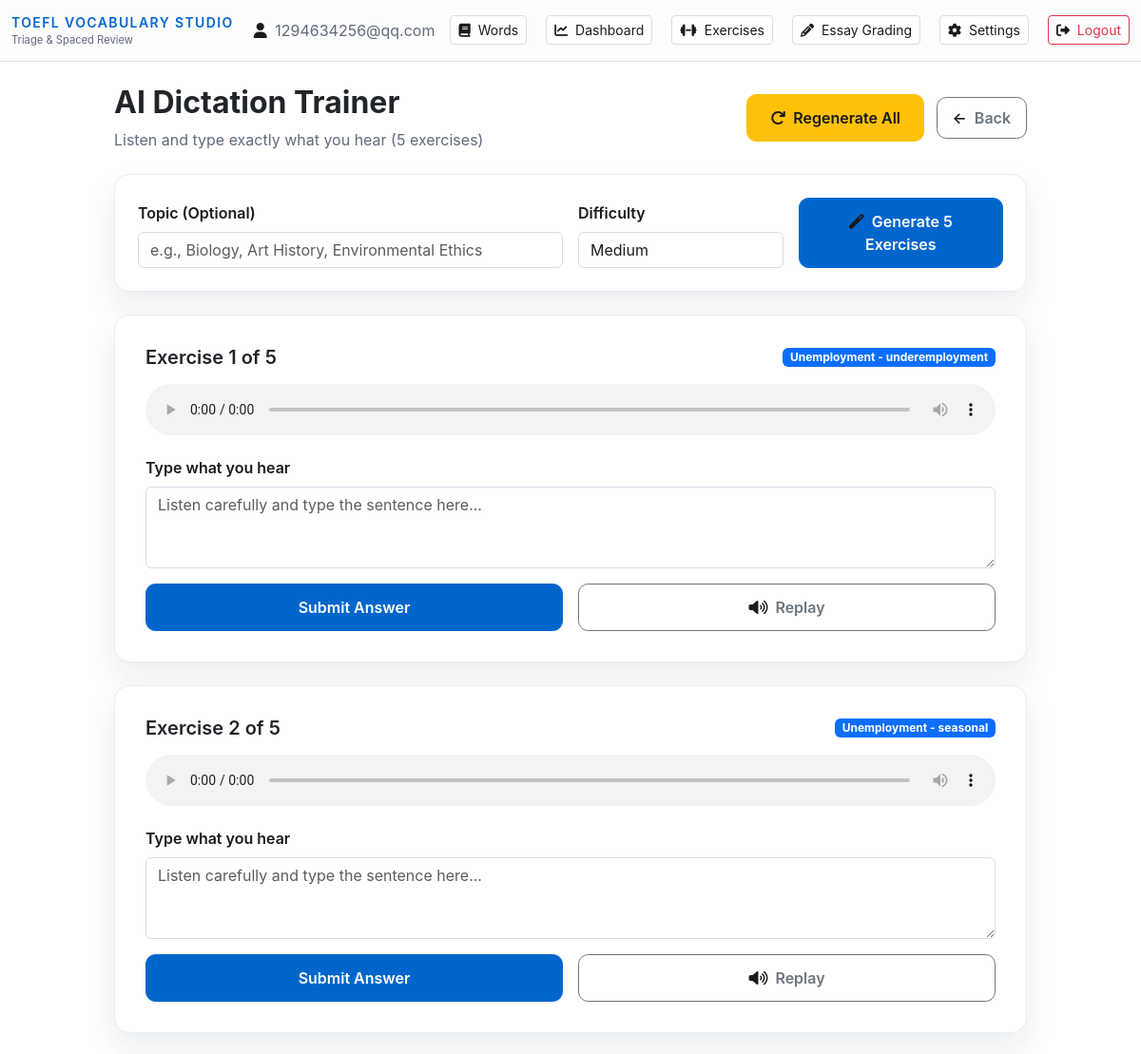
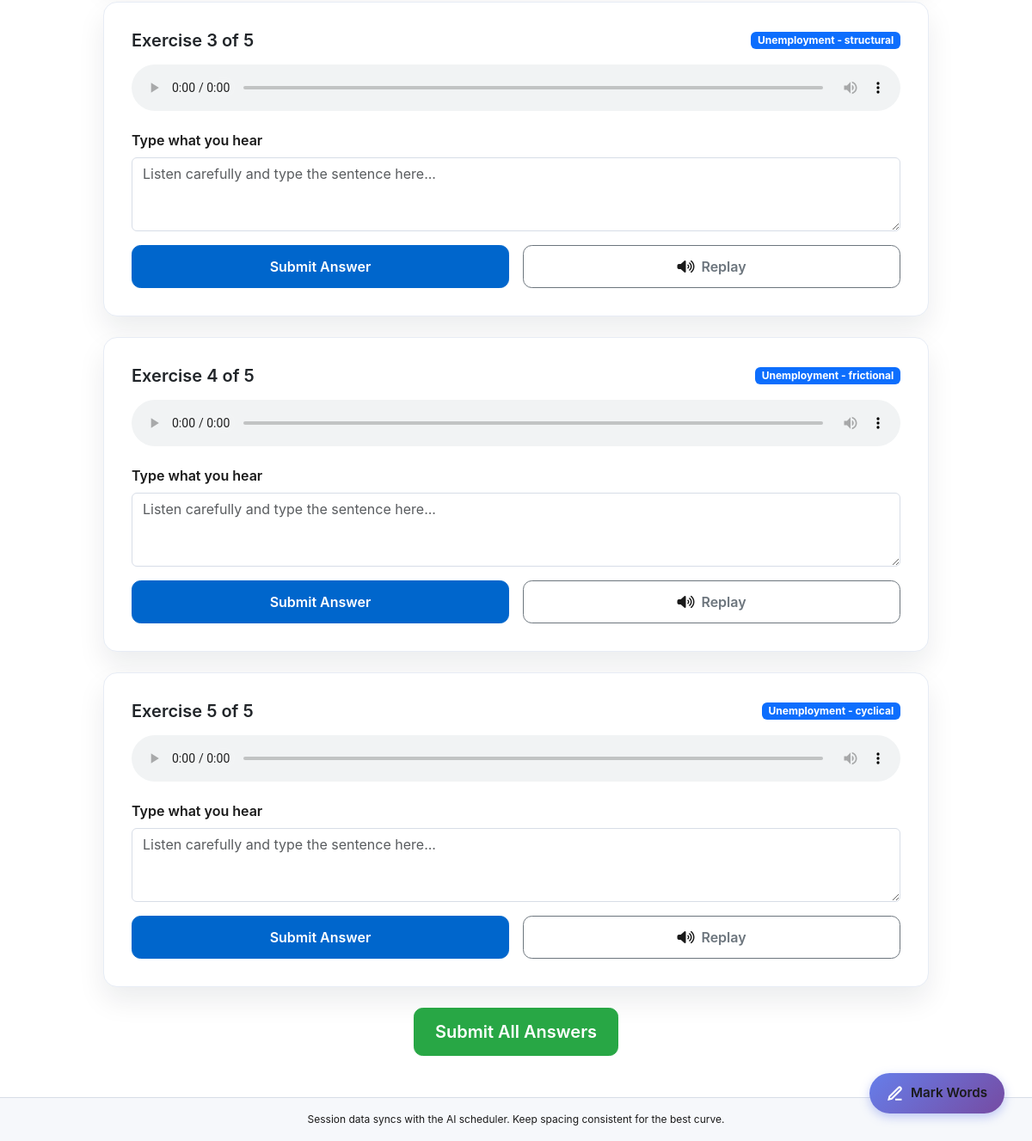
Before: /listening/dictation (signed in) with the older database file (2 pictures, top to bottom).
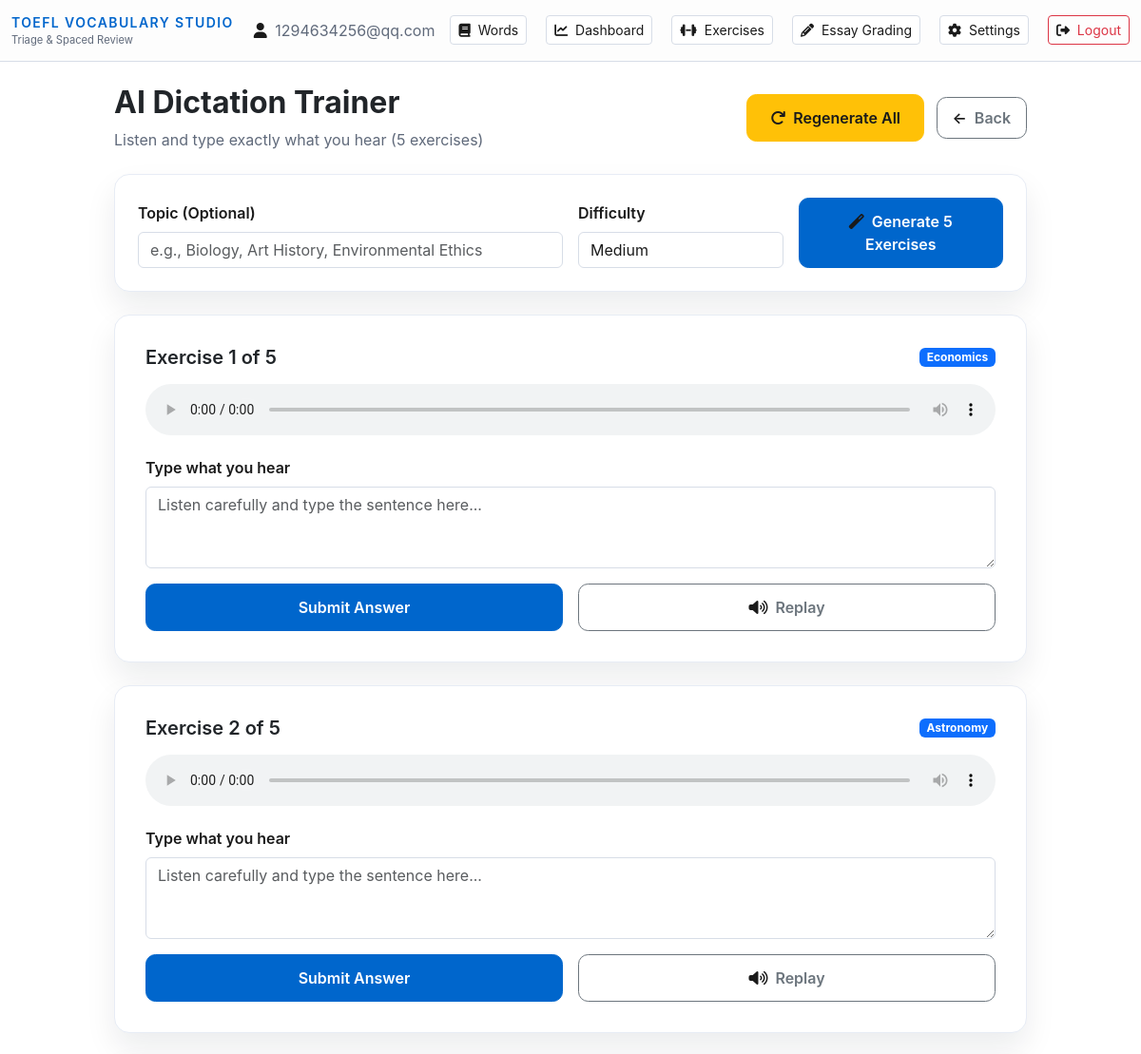
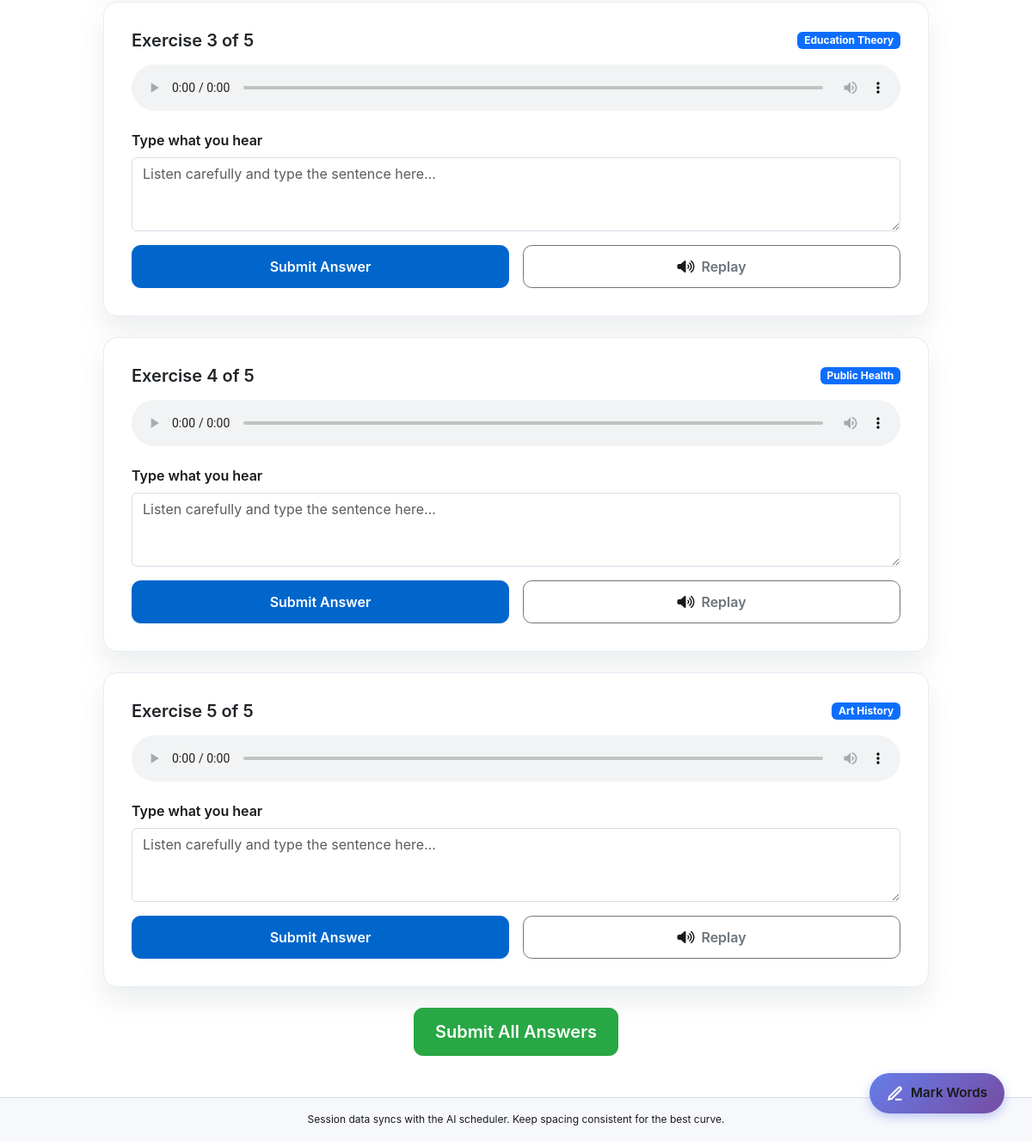
After: the same page with the newer database file (2 pictures, top to bottom).
### models.py (models this page shows, shortened)
class ListeningSentence(db.Model):
    __tablename__ = 'listening_sentences'
    id = db.Column(db.Integer, primary_key=True)
    text = db.Column(db.Text, nullable=False)  # The accurate transcript
    topic = db.Column(db.String(100), nullable=True)  # Academic topic
    difficulty = db.Column(db.String(20), default='medium')  # easy, medium, hard
    audio_url = db.Column(db.String(500), nullable=True)  # Path to audio file
    audio_duration_seconds = db.Column(db.Float, nullable=True)
    word_timestamps = db.Column(db.JSON, nullable=True)  # [{word, start, end}, ...]
    created_at = db.Column(db.DateTime(timezone=True), default=utcnow, nullable=False)
    def to_dict(self):
        return {
            'id': self.id,
            'text': self.text,
            'topic': self.topic,
            'difficulty': self.difficulty,
            'audio_url': self.audio_url,
            'audio_duration_seconds': self.audio_duration_seconds,
            'word_timestamps': self.word_timestamps,
        }

### app.py (the view)
@app.route('/listening/dictation')
@login_required
def dictation_trainer():
    user = get_current_user()
    if not user:
        return redirect(url_for('login'))
    sentence_records = ListeningSentence.query.order_by(
        ListeningSentence.created_at.desc()
    ).limit(5).all()
    sentences = [sentence.to_dict() for sentence in sentence_records]
    dictation_filters = session.get('dictation_filters', {'topic': '', 'difficulty': 'medium'})
    return render_template(
        'listening/dictation.html',
        user=user,
        sentences=sentences,
        dictation_filters=dictation_filters
    )

### app.py (called while the page is built)
@app.before_request
def _assign_request_id():
    rid = request.headers.get("X-Request-Id") or request.headers.get("CF-Ray") or uuid4().hex[:12]
    g.request_id = rid
    g._request_start = time.monotonic()

@app.after_request
def _log_request(response):
    start = getattr(g, "_request_start", None)
    if start is not None:
        elapsed_ms = int((time.monotonic() - start) * 1000)
        current_app.logger.info("%s %s -> %s (%sms)", request.method, request.path, response.status_code, elapsed_ms)
    response.headers["X-Request-Id"] = getattr(g, "request_id", "-")
    return response

### utils.py (called while the page is built)
def login_required(f):
    @wraps(f)
    def decorated_function(*args, **kwargs):
        if 'user_id' not in session:
            flash('Please log in to access this page.', 'warning')
            return redirect(url_for('login'))
        return f(*args, **kwargs)
    return decorated_function

def get_current_user():
    user_id = session.get('user_id')
    if user_id:
        return User.query.get(user_id)
    return None

### templates/listening/dictation.html (shortened to what this page needs)
{% extends "base.html" %}
{% block extra_css %}
<link rel="stylesheet" href="{{ url_for('static', filename='css/listening.css') }}">
{% endblock %}
{% block content %}
<div class="listening-wrapper">
    <div class="d-flex flex-column flex-md-row align-items-md-center justify-content-between listening-header mb-4">
        <div>
            <h1 class="h2 fw-bold text-dark listening-section-title mb-2">
                AI Dictation Trainer
            </h1>
            <p class="text-muted listening-lead">
                Listen and type exactly what you hear (5 exercises)
            </p>
        </div>
        <div>
            <button id="regenerate-all-btn" class="btn btn-warning listening-btn me-2">
                <i class="fas fa-redo me-2"></i>Regenerate All
            </button>
            <a href="{{ url_for('listening_dashboard') }}" class="btn btn-outline-secondary listening-btn listening-btn-sm">
                <span class="me-1">←</span> Back
            </a>
        </div>
    </div>
    <div class="listening-card listening-card--compact mb-4">
        <div class="row g-3 align-items-end">
            <div class="col-md-6">
                <label class="form-label fw-semibold" for="dictation-topic-input">Topic (Optional)</label>
                <input
                    type="text"
                    id="dictation-topic-input"
                    class="form-control"
                    placeholder="e.g., Biology, Art History, Environmental Ethics"
                    value="{{ dictation_filters.topic }}"
                >
            </div>
            <div class="col-md-4 col-lg-3">
                <label class="form-label fw-semibold" for="dictation-difficulty-select">Difficulty</label>
                <select id="dictation-difficulty-select" class="form-select">
                    <option value="medium" {% if dictation_filters.difficulty == 'medium' %}selected{% endif %}>Medium</option>
                </select>
            </div>
            <div class="col-md-2 col-lg-3 text-md-end">
                <button id="dictation-apply-btn" class="btn btn-primary listening-btn w-100">
                    <i class="fas fa-magic me-2"></i>Generate 5 Exercises
                </button>
            </div>
        </div>
    </div>
    {% if sentences and sentences|length > 0 %}
    {% for sentence in sentences %}
    <div class="listening-card mb-4" id="exercise-{{ loop.index }}">
        <div class="d-flex align-items-center justify-content-between mb-3">
            <h3 class="h5 fw-semibold text-dark mb-0">Exercise {{ loop.index }} of {{ sentences|length }}</h3>
            <span class="badge bg-primary">{{ sentence.topic }}</span>
        </div>
        <div class="listening-audio-card mb-3">
            <audio id="audio-{{ sentence.id }}" controls class="w-100">
                <source src="{{ url_for('static', filename=sentence.audio_url) }}" type="audio/mpeg">
            </audio>
        </div>
        <div class="exercise-input" id="input-section-{{ sentence.id }}">
            <label for="user-input-{{ sentence.id }}" class="form-label fw-semibold">Type what you hear</label>
            <textarea
                id="user-input-{{ sentence.id }}"
                rows="3"
                class="form-control"
                placeholder="Listen carefully and type the sentence here..."
            ></textarea>
            <div class="listening-actions mt-3">
                <button class="submit-btn btn btn-primary listening-btn" data-id="{{ sentence.id }}">
                    Submit Answer
                </button>
                <button class="replay-btn btn btn-outline-secondary listening-btn" data-id="{{ sentence.id }}">
                    <i class="fas fa-volume-up me-2"></i>Replay
                </button>
            </div>
        </div>
    </div>
    {% endfor %}
    <div class="text-center mb-4">
        <button id="submit-all-btn" class="btn btn-success listening-btn btn-lg">
            Submit All Answers
        </button>
    </div>
    {% endif %}
</div>
{% endblock %}

Changed rows visible on the page:
no longer on this page (row unchanged): ListeningSentence: sentences "5", topic "Unemployment - underemployment", id "Listen carefully and type the sentence here..."
no longer on this page (row unchanged): ListeningSentence: sentences "5", topic "Unemployment - seasonal", id "Listen carefully and type the sentence here..."
no longer on this page (row unchanged): ListeningSentence: sentences "5", topic "Unemployment - structural", id "Listen carefully and type the sentence here..."
no longer on this page (row unchanged): ListeningSentence: sentences "5", topic "Unemployment - frictional", id "Listen carefully and type the sentence here..."
no longer on this page (row unchanged): ListeningSentence: sentences "5", topic "Unemployment - cyclical", id "Listen carefully and type the sentence here..."
added ListeningSentence: sentences "5", topic "Economics", id "Listen carefully and type the sentence here..."
added ListeningSentence: sentences "5", topic "Astronomy", id "Listen carefully and type the sentence here..."
added ListeningSentence: sentences "5", topic "Education Theory", id "Listen carefully and type the sentence here..."
added ListeningSentence: sentences "5", topic "Public Health", id "Listen carefully and type the sentence here..."
added ListeningSentence: sentences "5", topic "Art History", id "Listen carefully and type the sentence here..."
